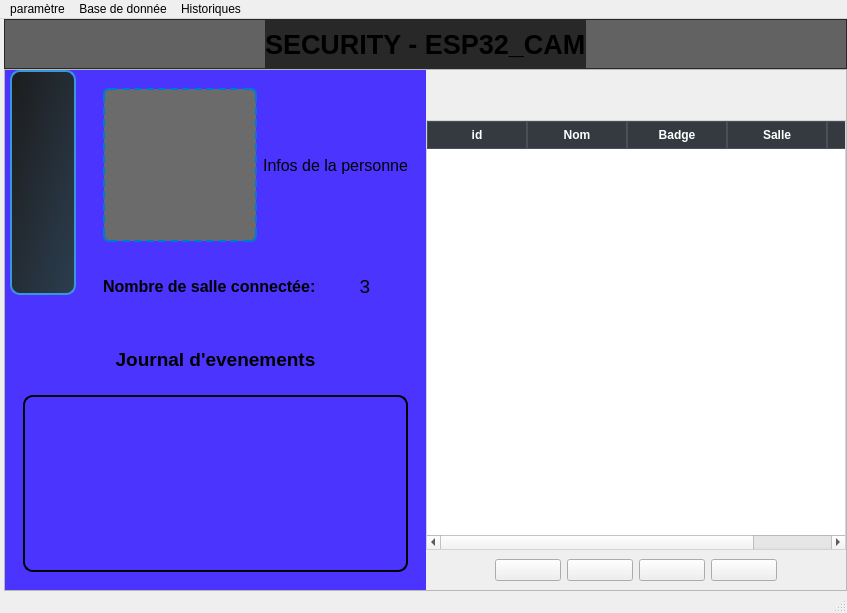
<?xml version="1.0" encoding="UTF-8"?>
<ui version="4.0">
 <class>MainWindow</class>
 <widget class="QMainWindow" name="MainWindow">
  <property name="geometry">
   <rect>
    <x>0</x>
    <y>0</y>
    <width>847</width>
    <height>613</height>
   </rect>
  </property>
  <property name="minimumSize">
   <size>
    <width>750</width>
    <height>600</height>
   </size>
  </property>
  <property name="windowTitle">
   <string>fenetre principale</string>
  </property>
  <property name="styleSheet">
   <string notr="true"/>
  </property>
  <widget class="QWidget" name="centralwidget">
   <layout class="QVBoxLayout" name="verticalLayout" stretch="0,0">
    <property name="spacing">
     <number>0</number>
    </property>
    <property name="leftMargin">
     <number>4</number>
    </property>
    <property name="topMargin">
     <number>0</number>
    </property>
    <property name="rightMargin">
     <number>0</number>
    </property>
    <property name="bottomMargin">
     <number>0</number>
    </property>
    <item>
     <widget class="QFrame" name="frame">
      <property name="minimumSize">
       <size>
        <width>100</width>
        <height>50</height>
       </size>
      </property>
      <property name="styleSheet">
       <string notr="true">background-color: rgba(0, 0, 0,150);</string>
      </property>
      <property name="frameShape">
       <enum>QFrame::Shape::StyledPanel</enum>
      </property>
      <property name="frameShadow">
       <enum>QFrame::Shadow::Raised</enum>
      </property>
      <layout class="QVBoxLayout" name="verticalLayout_2">
       <property name="spacing">
        <number>0</number>
       </property>
       <property name="leftMargin">
        <number>0</number>
       </property>
       <property name="topMargin">
        <number>0</number>
       </property>
       <property name="rightMargin">
        <number>0</number>
       </property>
       <property name="bottomMargin">
        <number>0</number>
       </property>
       <item alignment="Qt::AlignmentFlag::AlignHCenter">
        <widget class="QLabel" name="label">
         <property name="font">
          <font>
           <pointsize>20</pointsize>
           <bold>true</bold>
          </font>
         </property>
         <property name="styleSheet">
          <string notr="true"/>
         </property>
         <property name="text">
          <string>SECURITY - ESP32_CAM</string>
         </property>
        </widget>
       </item>
      </layout>
     </widget>
    </item>
    <item>
     <widget class="QFrame" name="frame_2">
      <property name="sizePolicy">
       <sizepolicy hsizetype="Expanding" vsizetype="Expanding">
        <horstretch>0</horstretch>
        <verstretch>0</verstretch>
       </sizepolicy>
      </property>
      <property name="styleSheet">
       <string notr="true"/>
      </property>
      <property name="frameShape">
       <enum>QFrame::Shape::StyledPanel</enum>
      </property>
      <property name="frameShadow">
       <enum>QFrame::Shadow::Raised</enum>
      </property>
      <layout class="QHBoxLayout" name="horizontalLayout">
       <property name="spacing">
        <number>0</number>
       </property>
       <property name="leftMargin">
        <number>0</number>
       </property>
       <property name="topMargin">
        <number>0</number>
       </property>
       <property name="rightMargin">
        <number>0</number>
       </property>
       <property name="bottomMargin">
        <number>0</number>
       </property>
       <item>
        <widget class="QWidget" name="widget" native="true">
         <property name="sizePolicy">
          <sizepolicy hsizetype="Preferred" vsizetype="Preferred">
           <horstretch>0</horstretch>
           <verstretch>0</verstretch>
          </sizepolicy>
         </property>
         <property name="maximumSize">
          <size>
           <width>5000</width>
           <height>10280</height>
          </size>
         </property>
         <property name="styleSheet">
          <string notr="true">background-color: rgb(76, 52, 255);</string>
         </property>
         <layout class="QVBoxLayout" name="verticalLayout_3">
          <property name="spacing">
           <number>0</number>
          </property>
          <property name="leftMargin">
           <number>0</number>
          </property>
          <property name="topMargin">
           <number>0</number>
          </property>
          <property name="rightMargin">
           <number>0</number>
          </property>
          <property name="bottomMargin">
           <number>0</number>
          </property>
          <item>
           <widget class="QWidget" name="widget_3" native="true">
            <property name="sizePolicy">
             <sizepolicy hsizetype="Preferred" vsizetype="Preferred">
              <horstretch>0</horstretch>
              <verstretch>0</verstretch>
             </sizepolicy>
            </property>
            <property name="minimumSize">
             <size>
              <width>400</width>
              <height>200</height>
             </size>
            </property>
            <property name="maximumSize">
             <size>
              <width>5000</width>
              <height>5000</height>
             </size>
            </property>
            <property name="styleSheet">
             <string notr="true"/>
            </property>
            <layout class="QHBoxLayout" name="horizontalLayout_2">
             <property name="spacing">
              <number>0</number>
             </property>
             <property name="leftMargin">
              <number>5</number>
             </property>
             <property name="topMargin">
              <number>0</number>
             </property>
             <property name="rightMargin">
              <number>0</number>
             </property>
             <property name="bottomMargin">
              <number>5</number>
             </property>
             <item>
              <widget class="QWidget" name="widget_5" native="true">
               <property name="maximumSize">
                <size>
                 <width>500</width>
                 <height>500</height>
                </size>
               </property>
               <layout class="QVBoxLayout" name="verticalLayout_10">
                <property name="spacing">
                 <number>0</number>
                </property>
                <property name="leftMargin">
                 <number>0</number>
                </property>
                <property name="topMargin">
                 <number>0</number>
                </property>
                <property name="bottomMargin">
                 <number>0</number>
                </property>
                <item>
                 <widget class="QLabel" name="label_camera">
                  <property name="maximumSize">
                   <size>
                    <width>300</width>
                    <height>300</height>
                   </size>
                  </property>
                  <property name="styleSheet">
                   <string notr="true">background: qlineargradient(x1:0, y1:0, x2:1, y2:1, stop:0 #1c1c1c, stop:1 #2c3e50);
border: 2px solid #3498db;
border-radius: 10px;
padding: 5px;
color: white;</string>
                  </property>
                  <property name="text">
                   <string/>
                  </property>
                 </widget>
                </item>
                <item>
                 <widget class="QLabel" name="label_infos_camera">
                  <property name="minimumSize">
                   <size>
                    <width>0</width>
                    <height>5</height>
                   </size>
                  </property>
                  <property name="maximumSize">
                   <size>
                    <width>500</width>
                    <height>30</height>
                   </size>
                  </property>
                  <property name="font">
                   <font>
                    <pointsize>11</pointsize>
                   </font>
                  </property>
                  <property name="styleSheet">
                   <string notr="true"/>
                  </property>
                  <property name="text">
                   <string/>
                  </property>
                  <property name="alignment">
                   <set>Qt::AlignmentFlag::AlignCenter</set>
                  </property>
                 </widget>
                </item>
               </layout>
              </widget>
             </item>
             <item>
              <widget class="QWidget" name="widget_6" native="true">
               <property name="minimumSize">
                <size>
                 <width>100</width>
                 <height>0</height>
                </size>
               </property>
               <property name="styleSheet">
                <string notr="true"/>
               </property>
               <layout class="QVBoxLayout" name="verticalLayout_5">
                <item>
                 <widget class="QWidget" name="widget_9" native="true">
                  <property name="minimumSize">
                   <size>
                    <width>145</width>
                    <height>100</height>
                   </size>
                  </property>
                  <layout class="QHBoxLayout" name="horizontalLayout_3">
                   <item>
                    <widget class="QLabel" name="label_photo_trouver">
                     <property name="minimumSize">
                      <size>
                       <width>154</width>
                       <height>154</height>
                      </size>
                     </property>
                     <property name="maximumSize">
                      <size>
                       <width>180</width>
                       <height>200</height>
                      </size>
                     </property>
                     <property name="styleSheet">
                      <string notr="true">
QLabel {
    border: 2px dashed #0078D7;
    border-radius: 6px;
    background-color: #f9f9f9;
    min-width: 150px;
    min-height: 150px;
background-color: rgb(107, 107, 107);
}
</string>
                     </property>
                     <property name="text">
                      <string/>
                     </property>
                    </widget>
                   </item>
                   <item>
                    <widget class="QLabel" name="label_infos">
                     <property name="font">
                      <font>
                       <pointsize>12</pointsize>
                      </font>
                     </property>
                     <property name="styleSheet">
                      <string notr="true"/>
                     </property>
                     <property name="text">
                      <string>Infos de la personne</string>
                     </property>
                     <property name="alignment">
                      <set>Qt::AlignmentFlag::AlignCenter</set>
                     </property>
                    </widget>
                   </item>
                  </layout>
                 </widget>
                </item>
                <item>
                 <widget class="QWidget" name="widget_13" native="true">
                  <layout class="QHBoxLayout" name="horizontalLayout_4">
                   <item>
                    <widget class="QLabel" name="label_3">
                     <property name="font">
                      <font>
                       <pointsize>12</pointsize>
                       <bold>true</bold>
                      </font>
                     </property>
                     <property name="text">
                      <string>Nombre de salle connectée:</string>
                     </property>
                    </widget>
                   </item>
                   <item>
                    <widget class="QLabel" name="label_5">
                     <property name="font">
                      <font>
                       <pointsize>14</pointsize>
                      </font>
                     </property>
                     <property name="text">
                      <string>3</string>
                     </property>
                     <property name="alignment">
                      <set>Qt::AlignmentFlag::AlignCenter</set>
                     </property>
                    </widget>
                   </item>
                  </layout>
                 </widget>
                </item>
               </layout>
              </widget>
             </item>
            </layout>
           </widget>
          </item>
          <item>
           <widget class="QWidget" name="widget_4" native="true">
            <property name="sizePolicy">
             <sizepolicy hsizetype="Fixed" vsizetype="Fixed">
              <horstretch>0</horstretch>
              <verstretch>0</verstretch>
             </sizepolicy>
            </property>
            <property name="maximumSize">
             <size>
              <width>500</width>
              <height>500</height>
             </size>
            </property>
            <layout class="QVBoxLayout" name="verticalLayout_4">
             <item alignment="Qt::AlignmentFlag::AlignTop">
              <widget class="QWidget" name="widget_7" native="true">
               <layout class="QVBoxLayout" name="verticalLayout_11">
                <item>
                 <widget class="QLabel" name="label_4">
                  <property name="font">
                   <font>
                    <pointsize>14</pointsize>
                    <bold>true</bold>
                   </font>
                  </property>
                  <property name="styleSheet">
                   <string notr="true">QLabel {
    background-repeat: no-repeat;
    background-position: center;
 
    border-radius: 7px; /* Coins arrondis */
    /*background-color: #f0f0f0; /* Couleur de fond si l'image est transparente */
}
</string>
                  </property>
                  <property name="text">
                   <string>Journal d'evenements</string>
                  </property>
                  <property name="alignment">
                   <set>Qt::AlignmentFlag::AlignCenter</set>
                  </property>
                 </widget>
                </item>
               </layout>
              </widget>
             </item>
             <item>
              <widget class="QWidget" name="widget_8" native="true">
               <property name="styleSheet">
                <string notr="true"/>
               </property>
               <layout class="QVBoxLayout" name="verticalLayout_7">
                <item>
                 <widget class="QLabel" name="label_2">
                  <property name="sizePolicy">
                   <sizepolicy hsizetype="Preferred" vsizetype="Expanding">
                    <horstretch>0</horstretch>
                    <verstretch>0</verstretch>
                   </sizepolicy>
                  </property>
                  <property name="styleSheet">
                   <string notr="true">QLabel {
    background-repeat: no-repeat;
    background-position: center;
    border: 2px solid #000; /* Bordure noire */
    border-radius: 10px; /* Coins arrondis */
    /*background-color: #f0f0f0; /* Couleur de fond si l'image est transparente */
}
</string>
                  </property>
                  <property name="text">
                   <string/>
                  </property>
                 </widget>
                </item>
               </layout>
              </widget>
             </item>
            </layout>
           </widget>
          </item>
         </layout>
        </widget>
       </item>
       <item>
        <widget class="QWidget" name="widget_2" native="true">
         <property name="sizePolicy">
          <sizepolicy hsizetype="Fixed" vsizetype="Fixed">
           <horstretch>0</horstretch>
           <verstretch>0</verstretch>
          </sizepolicy>
         </property>
         <property name="maximumSize">
          <size>
           <width>700</width>
           <height>600</height>
          </size>
         </property>
         <property name="styleSheet">
          <string notr="true"/>
         </property>
         <layout class="QVBoxLayout" name="verticalLayout_8">
          <property name="spacing">
           <number>0</number>
          </property>
          <property name="leftMargin">
           <number>0</number>
          </property>
          <property name="topMargin">
           <number>0</number>
          </property>
          <property name="rightMargin">
           <number>0</number>
          </property>
          <property name="bottomMargin">
           <number>0</number>
          </property>
          <item alignment="Qt::AlignmentFlag::AlignTop">
           <widget class="QWidget" name="widget_10" native="true">
            <property name="minimumSize">
             <size>
              <width>0</width>
              <height>50</height>
             </size>
            </property>
            <property name="styleSheet">
             <string notr="true"/>
            </property>
            <layout class="QHBoxLayout" name="horizontalLayout_5">
             <property name="spacing">
              <number>0</number>
             </property>
             <property name="leftMargin">
              <number>0</number>
             </property>
             <property name="topMargin">
              <number>0</number>
             </property>
             <property name="rightMargin">
              <number>0</number>
             </property>
             <property name="bottomMargin">
              <number>0</number>
             </property>
            </layout>
           </widget>
          </item>
          <item>
           <widget class="QWidget" name="widget_11" native="true">
            <property name="sizePolicy">
             <sizepolicy hsizetype="Preferred" vsizetype="Expanding">
              <horstretch>0</horstretch>
              <verstretch>0</verstretch>
             </sizepolicy>
            </property>
            <layout class="QVBoxLayout" name="verticalLayout_9">
             <property name="spacing">
              <number>0</number>
             </property>
             <property name="leftMargin">
              <number>0</number>
             </property>
             <property name="topMargin">
              <number>0</number>
             </property>
             <property name="rightMargin">
              <number>0</number>
             </property>
             <property name="bottomMargin">
              <number>0</number>
             </property>
             <item>
              <widget class="QTableWidget" name="tableWidget">
               <property name="styleSheet">
                <string notr="true">/* Style général pour le QTableWidget */
QTableWidget {
    /*background-color: #f8f9fa; /* Fond clair pour une apparence professionnelle */
    border: 1px solid #ced4da; /* Bordure légère et neutre */
    gridline-color: #dee2e6; /* Couleur des lignes de la grille */
    font-size: 14px; /* Taille de police standard */
    font-family: Arial, sans-serif; /* Police professionnelle */
    selection-background-color: #007bff; /* Couleur de fond pour la sélection */
    selection-color: #ffffff; /* Texte de la sélection en blanc */
}

/* Style des en-têtes horizontaux */
QHeaderView::section {
    background-color: #343a40; /* Fond sombre pour les en-têtes */
    color: #ffffff; /* Texte blanc pour le contraste */
    font-weight: bold; /* Texte en gras */
    border: 1px solid #495057; /* Lignes autour des en-têtes */
    padding: 4px; /* Espacement interne */
}

/* Style des en-têtes verticaux */
QHeaderView::section:vertical {
    background-color: #e9ecef; /* Fond clair pour les en-têtes verticaux */
    color: #495057; /* Texte gris foncé */
    border: 1px solid #dee2e6; /* Lignes autour des en-têtes verticaux */
    padding: 4px;
}

/* Style pour les lignes alternées */
QTableWidget::item {
    padding: 6px; /* Espacement interne des cellules */
}

QTableWidget::item:alternate {
    background-color: #f1f3f5; /* Fond gris clair pour les lignes alternées */
}

/* Survol des éléments */
QTableWidget::item:hover {
    background-color: #e2e6ea; /* Couleur de survol */
}

/* Style pour les bordures pendant la sélection */
QTableWidget::item:selected {
    border: 1px solid #0056b3;
}

/* Barre de défilement */
QScrollBar:vertical {
    border: none;
    background: #f8f9fa;
    width: 12px;
    margin: 0px;
}

QScrollBar::handle:vertical {
    background: #6c757d;
    border-radius: 6px;
    min-height: 20px;
}

QScrollBar::add-line:vertical, QScrollBar::sub-line:vertical {
    height: 0px;
    background: none;
}
</string>
               </property>
               <column>
                <property name="text">
                 <string>id</string>
                </property>
               </column>
               <column>
                <property name="text">
                 <string>Nom</string>
                </property>
               </column>
               <column>
                <property name="text">
                 <string>Badge</string>
                </property>
               </column>
               <column>
                <property name="text">
                 <string>Salle</string>
                </property>
               </column>
               <column>
                <property name="text">
                 <string>Photos</string>
                </property>
               </column>
              </widget>
             </item>
            </layout>
           </widget>
          </item>
          <item alignment="Qt::AlignmentFlag::AlignHCenter|Qt::AlignmentFlag::AlignBottom">
           <widget class="QWidget" name="widget_12" native="true">
            <property name="minimumSize">
             <size>
              <width>300</width>
              <height>35</height>
             </size>
            </property>
            <property name="styleSheet">
             <string notr="true"/>
            </property>
            <layout class="QHBoxLayout" name="horizontalLayout_8">
             <item>
              <widget class="QPushButton" name="boutton_afficher">
               <property name="styleSheet">
                <string notr="true"/>
               </property>
               <property name="text">
                <string/>
               </property>
               <property name="icon">
                <iconset resource="../../logiciel/ressources/bacground.qrc">
                 <normaloff>:/icons/display-arrow-down.svg</normaloff>:/icons/display-arrow-down.svg</iconset>
               </property>
               <property name="iconSize">
                <size>
                 <width>24</width>
                 <height>24</height>
                </size>
               </property>
              </widget>
             </item>
             <item>
              <widget class="QPushButton" name="boutton_supprimer">
               <property name="text">
                <string/>
               </property>
               <property name="icon">
                <iconset resource="../../logiciel/ressources/bacground.qrc">
                 <normaloff>:/icons/delete-off.svg</normaloff>:/icons/delete-off.svg</iconset>
               </property>
               <property name="iconSize">
                <size>
                 <width>24</width>
                 <height>24</height>
                </size>
               </property>
              </widget>
             </item>
             <item>
              <widget class="QPushButton" name="boutton_modifier">
               <property name="text">
                <string/>
               </property>
               <property name="icon">
                <iconset resource="../../logiciel/ressources/bacground.qrc">
                 <normaloff>:/icons/icons8-edit-24.svg</normaloff>:/icons/icons8-edit-24.svg</iconset>
               </property>
               <property name="iconSize">
                <size>
                 <width>24</width>
                 <height>24</height>
                </size>
               </property>
              </widget>
             </item>
             <item>
              <widget class="QPushButton" name="boutton_refresh">
               <property name="text">
                <string/>
               </property>
               <property name="icon">
                <iconset resource="../../logiciel/ressources/bacground.qrc">
                 <normaloff>:/icons/back-up (1).svg</normaloff>:/icons/back-up (1).svg</iconset>
               </property>
               <property name="iconSize">
                <size>
                 <width>24</width>
                 <height>24</height>
                </size>
               </property>
              </widget>
             </item>
            </layout>
           </widget>
          </item>
         </layout>
        </widget>
       </item>
      </layout>
     </widget>
    </item>
   </layout>
  </widget>
  <widget class="QMenuBar" name="menubar">
   <property name="geometry">
    <rect>
     <x>0</x>
     <y>0</y>
     <width>847</width>
     <height>33</height>
    </rect>
   </property>
   <widget class="QMenu" name="menuparam_tre">
    <property name="title">
     <string>paramètre</string>
    </property>
    <widget class="QMenu" name="menuMode">
     <property name="title">
      <string>Mode</string>
     </property>
     <addaction name="actionmanuel"/>
     <addaction name="actionautomatique"/>
    </widget>
    <addaction name="actionutilisateur"/>
    <addaction name="menuMode"/>
    <addaction name="actionr_seau"/>
   </widget>
   <widget class="QMenu" name="menuBase_de_donn_e">
    <property name="title">
     <string>Base de donnée</string>
    </property>
    <addaction name="actionajouter_une_personne"/>
   </widget>
   <widget class="QMenu" name="menuHistoriques">
    <property name="title">
     <string>Historiques</string>
    </property>
    <addaction name="actionJournal_d_authentification"/>
   </widget>
   <addaction name="menuparam_tre"/>
   <addaction name="menuBase_de_donn_e"/>
   <addaction name="menuHistoriques"/>
  </widget>
  <widget class="QStatusBar" name="statusbar"/>
  <action name="actionutilisateur">
   <property name="text">
    <string>utilisateur</string>
   </property>
  </action>
  <action name="actionajouter_une_personne">
   <property name="text">
    <string>ajouter une personne</string>
   </property>
  </action>
  <action name="actionmanuel">
   <property name="checkable">
    <bool>true</bool>
   </property>
   <property name="checked">
    <bool>false</bool>
   </property>
   <property name="text">
    <string>manuel</string>
   </property>
   <property name="menuRole">
    <enum>QAction::MenuRole::NoRole</enum>
   </property>
  </action>
  <action name="actionautomatique">
   <property name="checkable">
    <bool>true</bool>
   </property>
   <property name="text">
    <string>automatique</string>
   </property>
   <property name="menuRole">
    <enum>QAction::MenuRole::NoRole</enum>
   </property>
  </action>
  <action name="actionr_seau">
   <property name="text">
    <string>réseau</string>
   </property>
  </action>
  <action name="actionJournal_d_authentification">
   <property name="text">
    <string>Journal d'authentification</string>
   </property>
  </action>
 </widget>
 <resources>
  <include location="../../logiciel/ressources/bacground.qrc"/>
 </resources>
 <connections/>
</ui>
